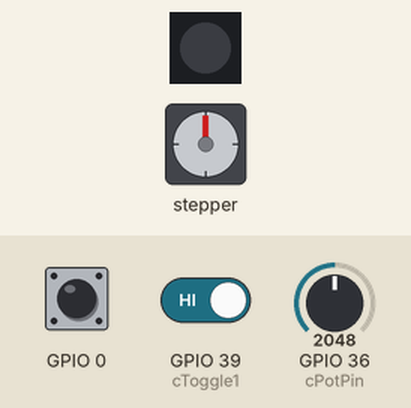
Bench run of a sketch on a simulated ESP32. Parts: stepper motor, 1 RGB LEDs in strip order, left to right. Wiring (inferred from the names in the program): stepper motor driver (200 steps per turn assumed): step GPIO 19; direction GPIO 18. Inputs (shaded band) come from the test bench; at power-on: GPIO 36 (cPotPin) = 2048, GPIO 39 (cToggle1) HIGH, GPIO 0 HIGH. Dim RGB values are drawn brighter than linear; the strip is taken to match the declared colour order; what the sketch prints to the serial monitor is not drawn.

Above: at 0.11 s.
1.3 s: GPIO 36 (cPotPin) set to 3603
4.3 s: GPIO 36 (cPotPin) set to 0
7.3 s: GPIO 39 (cToggle1) driven LOW
At 7.69 s:
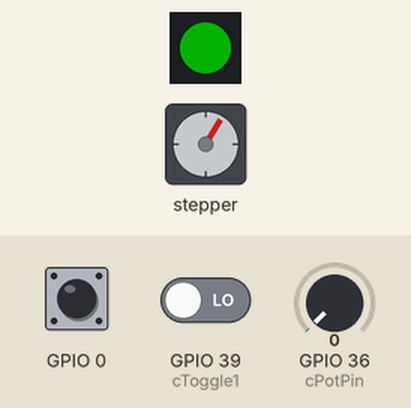
At 8.6 s:
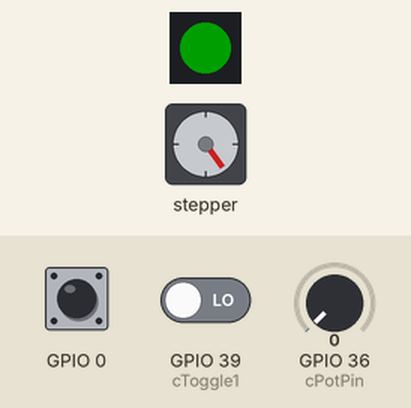
10.3 s: GPIO 0 pulled LOW for 0.15 s
13.3 s: GPIO 39 (cToggle1) driven HIGH
At 14.12 s:
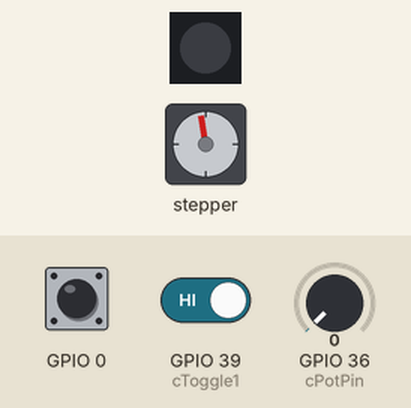
16.3 s: GPIO 39 (cToggle1) driven LOW
At 16.46 s:
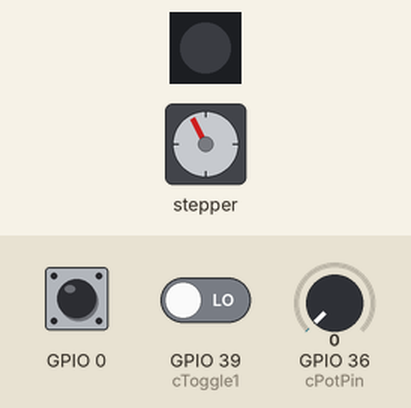
Timing chart, 0 to 34.1 s (numbered marks = the images above; inputs shaded):
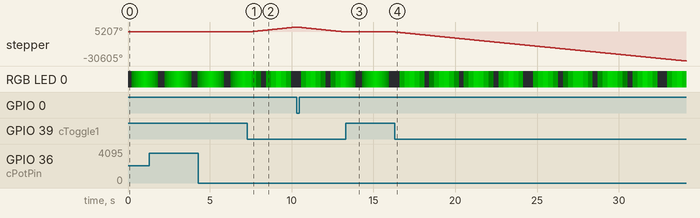

Measured:
- after the input at 7.3 s, stepper: keeps turning clockwise at about 1751°/s, starting at once
- after the input at 13.3 s, stepper: goes on until 13.3 s, then stays -9°
- after the input at 16.3 s, stepper: keeps turning counter-clockwise at about 1719°/s, starting at once

The sketch:

Stepper_Demo.ino
```cpp
//
// MSE 2202 stepper motor example
//
//  Language: Arduino (C++)
//  Target:   ESP32
//  Author:   Michael Naish
//  Date:     2025 02 25
//
//  Note that this code does not implement any acceleration or deceleration. The stepper may "lock up" if the
//  direction is changed when the motor is spinning quickly or if the speed increases too quickly.
//

#define STEP_OUTPUT_ON                                                 // uncomment to turn on output of stepper motor information
// #define POT_OUTPUT_ON                                                  // uncomment to turn on output of pot values

#include <Arduino.h>
#include <Adafruit_NeoPixel.h>

// Function declarations
void doHeartbeat();
void ARDUINO_ISR_ATTR buttonISR(void* arg);
void ARDUINO_ISR_ATTR timerISR();

// Button structure
struct Button {
  const int pin;                                                       // GPIO pin for button
  uint32_t numberPresses;                                              // counter for number of button presses
  uint32_t nextPressTime;                                              // time of next allowable press in milliseconds
  bool pressed;                                                        // flag for button press event
};

// Constants
const int cHeartbeatInterval = 75;                                     // heartbeat update interval, in milliseconds
const int cSmartLED          = 23;                                     // when DIP switch S1-4 is on, SMART LED is connected to GPIO21
const int cSmartLEDCount     = 1;                                      // number of Smart LEDs in use
const int cPotPin            = 36;                                     // when DIP switch S1-3 is on, pot (R1) is connected to GPIO36 (ADC1-0)
const int cToggle1           = 39;                                     // DIP switch S1-1 turns stepper on/off
const int cStepPin           = 19;                                     // GPIO pin for step signal to A4988
const int cDirPin            = 18;                                     // GPIO pin for direction signal to A4988
const int cStepRes           = 8;                                      // bit resolution for stepper PWM stepper
const int cStepFreq          = 100;                                    // initial frequency of stepper PWM
const long cDebounceDelay    = 20;                                     // button debounce delay in milliseconds

// Variables
boolean heartbeatState       = true;                                   // state of heartbeat LED
unsigned long lastHeartbeat  = 0;                                      // time of last heartbeat state change
unsigned long curMillis      = 0;                                      // current time, in milliseconds
unsigned long prevMillis     = 0;                                      // start time for delay cycle, in milliseconds
Button button                = {0, 0, 0, false};                       // NO pushbutton PB1 on GPIO 0, low state when pressed
hw_timer_t * pTimer          = NULL;                                   // pointer to timer used by timer interrupt
boolean stepDir              = true;                                   // step direction
volatile int32_t stepCount   = 0;                                      // number of steps
boolean runState             = false;                                  // 0 = stopped; 1 = running

// Declare SK6812 SMART LED object
//   Argument 1 = Number of LEDs (pixels) in use
//   Argument 2 = ESP32 pin number
//   Argument 3 = Pixel type flags, add together as needed:
//     NEO_KHZ800  800 KHz bitstream (most NeoPixel products w/WS2812 LEDs)
//     NEO_KHZ400  400 KHz (classic 'v1' (not v2) FLORA pixels, WS2811 drivers)
//     NEO_GRB     Pixels are wired for GRB bitstream (most NeoPixel products)
//     NEO_RGB     Pixels are wired for RGB bitstream (v1 FLORA pixels, not v2)
//     NEO_RGBW    Pixels are wired for RGBW bitstream (NeoPixel RGBW products)
Adafruit_NeoPixel SmartLEDs(cSmartLEDCount, cSmartLED, NEO_RGB + NEO_KHZ800);

// Smart LED brightness for heartbeat
unsigned char LEDBrightnessIndex = 0;
unsigned char LEDBrightnessLevels[] = {0, 0, 0, 5, 15, 30, 45, 60, 75, 90, 105, 120, 135,
                                       150, 135, 120, 105, 90, 75, 60, 45, 30, 15, 5, 0};

void setup() {
  Serial.begin(115200);

  // Set up SmartLED
  SmartLEDs.begin();                                                   // initialize smart LEDs object
  SmartLEDs.clear();                                                   // clear pixel
  SmartLEDs.setPixelColor(0, SmartLEDs.Color(0,0,0));                  // set pixel colours to black (off)
  SmartLEDs.setBrightness(0);                                          // set brightness [0-255]
  SmartLEDs.show();                                                    // update LED

  pinMode(cToggle1, INPUT_PULLUP);                                     // configure GPIO to turn stepper on/off
  pinMode(button.pin, INPUT_PULLUP);                                   // configure GPIO for button pin as an input with pullup resistor
  attachInterruptArg(button.pin, buttonISR, &button, FALLING);         // configure ISR to trigger on low signal on pin
  pinMode(cPotPin, INPUT);                                             // configure potentiometer pin for input
  pinMode(cStepPin, OUTPUT);                                           // assign output for step signal to A4988
  pinMode(cDirPin, OUTPUT);                                            // assign output for direction signal to A4988

  pTimer = timerBegin(1000000);                                        // start timer with 1 MHz frequency
  timerAttachInterrupt(pTimer, &timerISR);                             // configure timer ISR
  timerAlarm(pTimer, 500, true, 0);                                    // set initial interrupt time (in microseconds), set to repeat indefinitely
}

void loop() {
  runState = !digitalRead(cToggle1);                                   // read switch to determine run state (low when "on")

  if (button.pressed) {                                                // reverse step direction with each button press
    stepDir ^= 1;
    button.pressed = false;
  }
  digitalWrite(cDirPin, stepDir);                                      // set direction pin

  int speedPot = analogRead(cPotPin);                                  // read speed pot value (between 0 and 4095)
  unsigned long stepRate = map(speedPot, 0, 4095, 500, 60000);         // map to half period in microseconds
#ifdef POT_OUTPUT_ON
  Serial.printf("Pot: %d, Period: %lu us\n", speedPot, stepRate * 2);
#endif
  timerAlarm(pTimer, stepRate, true, 0);                               // update interrupt period to adjust step frequency
#ifdef STEP_OUTPUT_ON
  long freq = 1000000 / (stepRate * 2);                                // convert step rate to frequency in Hz
  Serial.printf("Dir: %d, rate: %lu, freq: %ld Hz, count: %ld\n", stepDir, stepRate * 2, freq, stepCount);
#endif

  doHeartbeat();                                                       // update heartbeat LED
}

// update heartbeat LED
void doHeartbeat() {
  curMillis = millis();                                                // get the current time in milliseconds
  // check to see if elapsed time matches the heartbeat interval
  if ((curMillis - lastHeartbeat) > cHeartbeatInterval) {
    lastHeartbeat = curMillis;                                         // update the heartbeat time for the next update
    LEDBrightnessIndex++;                                              // shift to the next brightness level
    if (LEDBrightnessIndex > sizeof(LEDBrightnessLevels)) {            // if all defined levels have been used
      LEDBrightnessIndex = 0;                          // reset to starting brightness
    }
    SmartLEDs.setBrightness(LEDBrightnessLevels[LEDBrightnessIndex]);  // set brightness of heartbeat LED
    SmartLEDs.setPixelColor(0, SmartLEDs.Color(0, 250, 0));            // set pixel colours to green
    SmartLEDs.show();                                                  // update LED
  }
}

// button interrupt service routine
// argument is pointer to button structure, which is statically cast to a Button structure,
// allowing multiple instances of the buttonISR to be created (1 per button)
void ARDUINO_ISR_ATTR buttonISR(void* arg) {
  Button* s = static_cast<Button*>(arg);                               // cast pointer to static structure

  uint32_t pressTime = millis();                                       // capture current time
  if (pressTime > s->nextPressTime) {                                  // if enough time has passed to consider a valid press
    s->numberPresses += 1;                                             // increment button press counter
    s->pressed = true;                                                 // indicate valid button press state
    s->nextPressTime = pressTime + cDebounceDelay;                     // update time for next valid press
  }
}

// timer interrupt service routine
void ARDUINO_ISR_ATTR timerISR() {
  if (runState) {                                                      // only send pulse if motor should be running
    digitalWrite(cStepPin, !digitalRead(cStepPin));                    // toggle state of step pin
    if (stepDir) {
      stepCount++;                                                     // add to count in forward direction
    }
    else {
      stepCount--;                                                     // subtract from count in reverse direction
    }
  }
}
```
